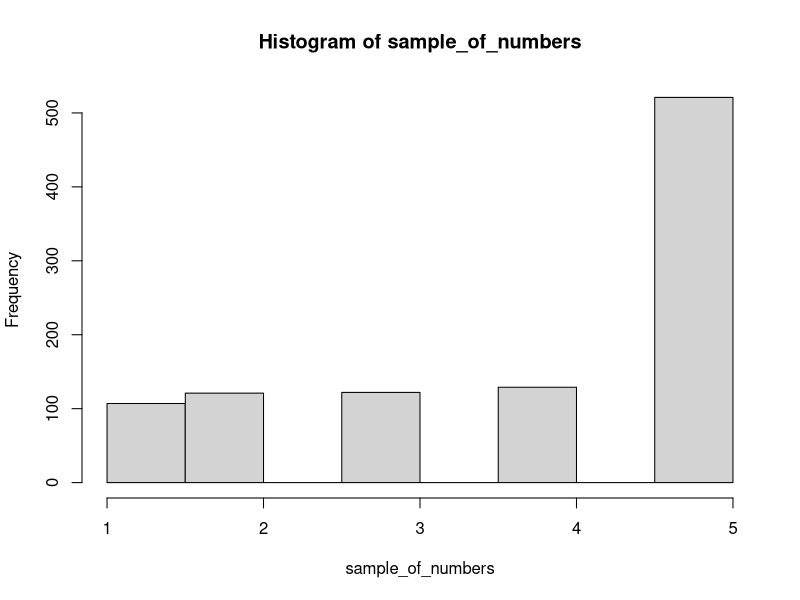
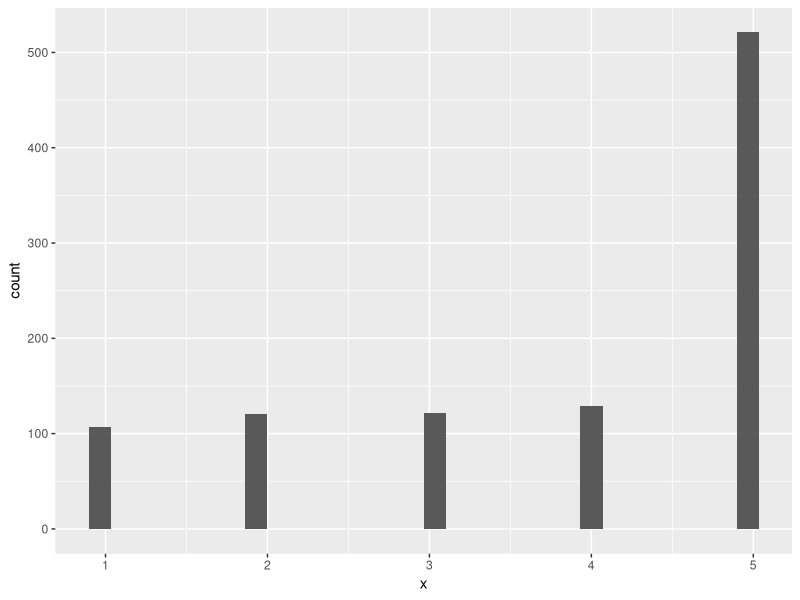
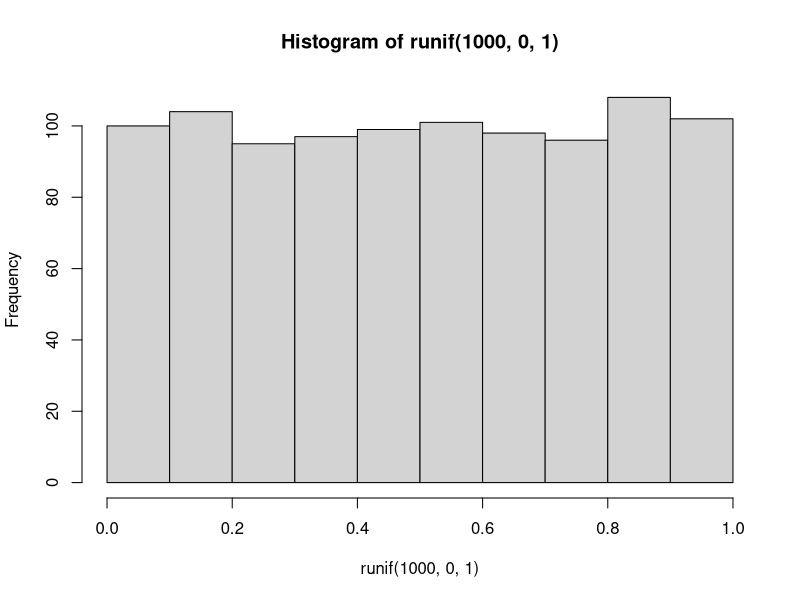
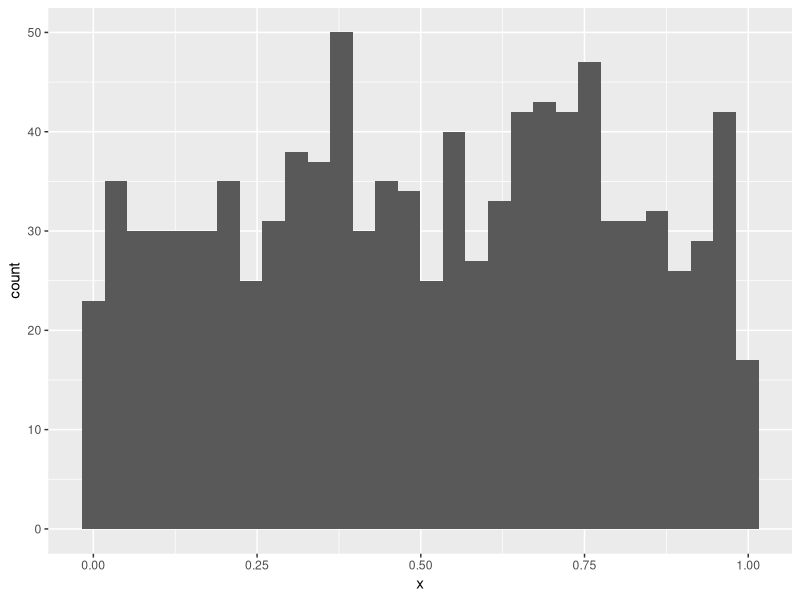
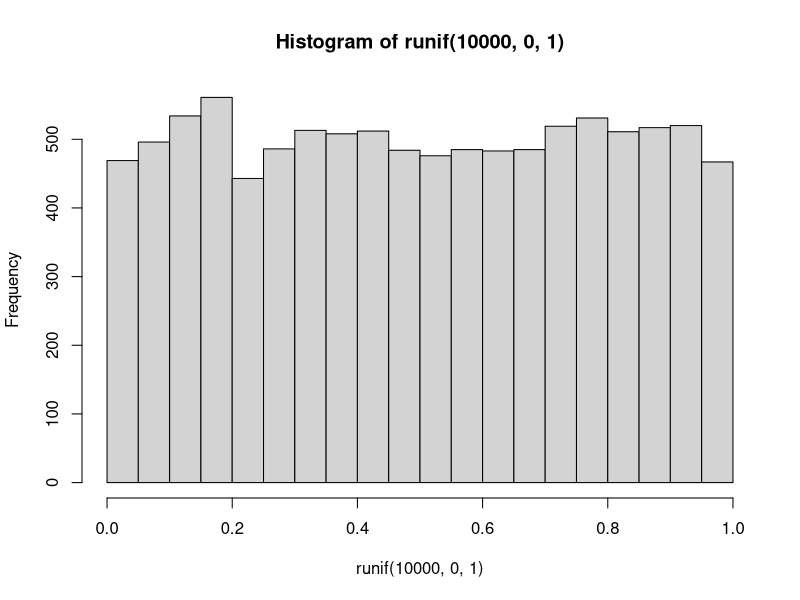
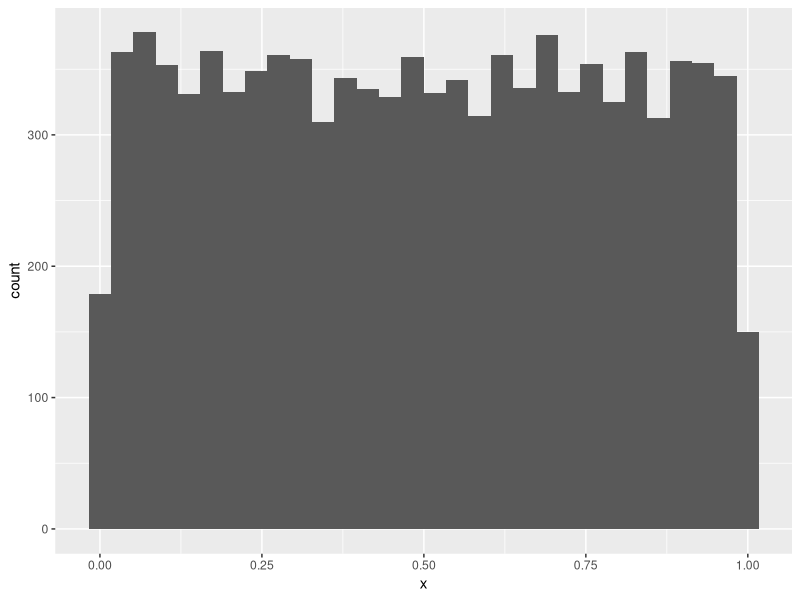
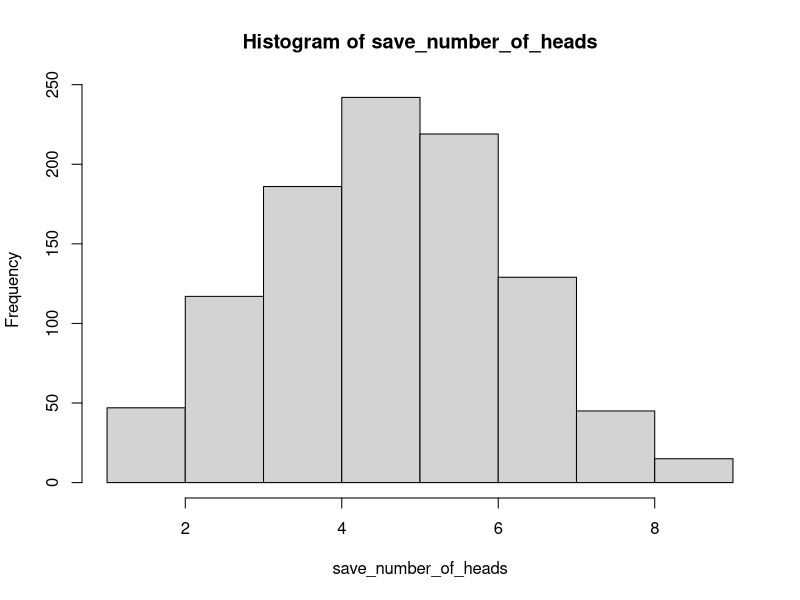
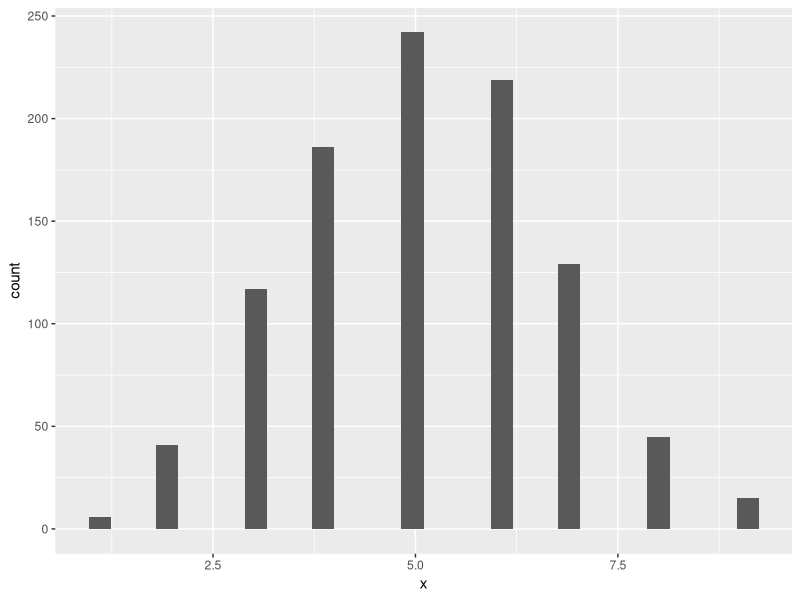

R code for these plots, in order:
## ---- chunk 1
gumballs <- c("A","B")
sample_of_gumballs <-sample(gumballs, 10, replace=TRUE)
sample_of_gumballs
## ---- chunk 2
some_numbers <- c(1,2,3,4,5,5,5,5)
sample_of_numbers <-sample(some_numbers, 20, replace=TRUE)
sample_of_numbers
## ---- chunk 3
#??
library(ggplot2)
some_numbers <- c(1,2,3,4,5,5,5,5)
sample_of_numbers <-sample(some_numbers, 1000, replace=TRUE)

#Histogram in Base R
hist(sample_of_numbers)

#Histogram in ggplot
ggplot(data.frame(x = sample_of_numbers), aes(x = x)) +
  geom_histogram()
## ---- chunk 4
#Histogram in base R
hist(runif(1000,0,1))

#Histogram in ggplot
ggplot(data.frame(x = runif(1000,0,1)), aes(x = x)) +
  geom_histogram()

## ---- chunk 5
hist(runif(10000,0,1))
ggplot(data.frame(x = runif(10000,0,1)), aes(x = x)) +
  geom_histogram()
## ---- chunk 6
coin_flips <- rbinom(10,1,.5)
coin_flips
## ---- chunk 7
coin_flips <- rbinom(10,1,.5)
sum(coin_flips)
## ---- chunk 8
# make an empty variable to save things in
save_number_of_heads<-length(1000) 

for(i in 1:1000){
  save_number_of_heads[i] <- sum(rbinom(10,1,.5))
}

#Histogram in base R
hist(save_number_of_heads)

#Histogram in ggplot
ggplot(data.frame(x = save_number_of_heads), aes(x = x)) +
  geom_histogram()
## ---- chunk 9
for(i in 1:1000){
  save_number_of_heads[i] <- sum(rbinom(1000,10,.5))
}

ggplot(data.frame(x = save_number_of_heads), aes(x = x)) +
  geom_histogram()
## ---- chunk 10
#Histogram in base R
hist(rnorm(10000,0,1))

#Histogram in ggplot
ggplot(data.frame(x = rnorm(10000,0,1)), aes(x = x)) +
  geom_histogram()
## ---- chunk 11
#Histogram in base R
hist( c( rnorm(100,25,5), rnorm(100,50,5)) )

#Histogram in ggplot
ggplot(data.frame(x = c( rnorm(100,25,5), rnorm(100,50,5))), aes(x = x)) +
  geom_histogram()
## ---- chunk 12
scores <- rnorm(10*20,0,1)
samples <- rep(1:10,each=20)
my_df <- data.frame(samples,scores)
head(my_df)
## ---- chunk 13
ggplot(my_df, aes(x=scores))+
  geom_histogram(color="white")+
  facet_wrap(~samples)+
  theme_classic()
## ---- chunk 14
library(dplyr)

sample_means <- my_df %>%
                group_by(samples) %>%
                summarise(means=mean(scores))

knitr::kable(sample_means)

## ---- chunk 15
 
 ggplot(sample_means, aes(x=means))+
  geom_histogram(color="white")+
  theme_classic()
 
## ---- chunk 16
mean(sample_means$means)
## ---- chunk 17
# get 1000 samples with 20 scores each
scores2 <- rnorm(1000*20,0,1)
samples2 <- rep(1:1000,each=20)
my_df2 <- data.frame(samples2,scores2)
head(my_df2)
# get the means of the samples
sample_means2 <- my_df2 %>%
                group_by(samples2) %>%
                summarise(means=mean(scores2))
# make a histogram
ggplot(sample_means2, aes(x=means))+
  geom_histogram(color="white")+
  theme_classic()

## ---- chunk 18
all_df<-data.frame()
for(i in 1:1000){
  sample<-rnorm(50,100,20)
  sample_mean<-mean(sample)
  sample_sd<-sd(sample)
  sample_max<-max(sample)
  sample_median<-median(sample)
  t_df<-data.frame(i,sample_mean,sample_sd,sample_max,sample_median)
  all_df<-rbind(all_df,t_df)
}

library(ggpubr)
a<-ggplot(all_df,aes(x=sample_mean))+
  geom_histogram(color="white")+
  theme_classic()
b<-ggplot(all_df,aes(x=sample_sd))+
  geom_histogram(color="white")+
  theme_classic()
c<-ggplot(all_df,aes(x=sample_max))+
  geom_histogram(color="white")+
  theme_classic()
d<-ggplot(all_df,aes(x=sample_median))+
  geom_histogram(color="white")+
  theme_classic()

ggarrange(a,b,c,d,
          ncol = 2, nrow = 2)

## ---- chunk 19
scores <- runif(100*1000,0,1)
samples <- rep(1:100,each=1000)
my_df <- data.frame(samples,scores)

ggplot(my_df[1:(10*1000),], aes(x=scores))+
  geom_histogram(color="white", bins=10)+
  facet_wrap(~samples)+
  theme_classic()+
  ylim(0,200)

## ---- chunk 20

sample_means <- my_df %>%
                group_by(samples) %>%
                summarise(means=mean(scores))

# make a histogram

 ggplot(sample_means, aes(x=means))+
  geom_histogram(color="white", bins=15)+
  theme_classic()


## ---- chunk 21
normal_dist <- dnorm(seq(-4,4,.1), 0, 1)
values <-seq(-4,4,.1)
normal_df <-data.frame(values,normal_dist)

ggplot(normal_df, aes(x=values,y=normal_dist))+
  geom_line()+
  theme_classic()


## ---- chunk 22
pnorm(0, mean = 0, sd= 1, lower.tail=FALSE)
## ---- chunk 23
pnorm(2, mean = 0, sd= 1, lower.tail=FALSE)
## ---- chunk 24
ps<-pnorm(c(-1,1), mean = 0, sd= 1, lower.tail=FALSE)
ps[1]-ps[2]
## ---- chunk 25
ps<-pnorm(c(1,2), mean = 0, sd= 1, lower.tail=FALSE)
ps[1]-ps[2]
## ---- chunk 26
ps<-pnorm(c(2,3), mean = 0, sd= 1, lower.tail=FALSE)
ps[1]-ps[2]
